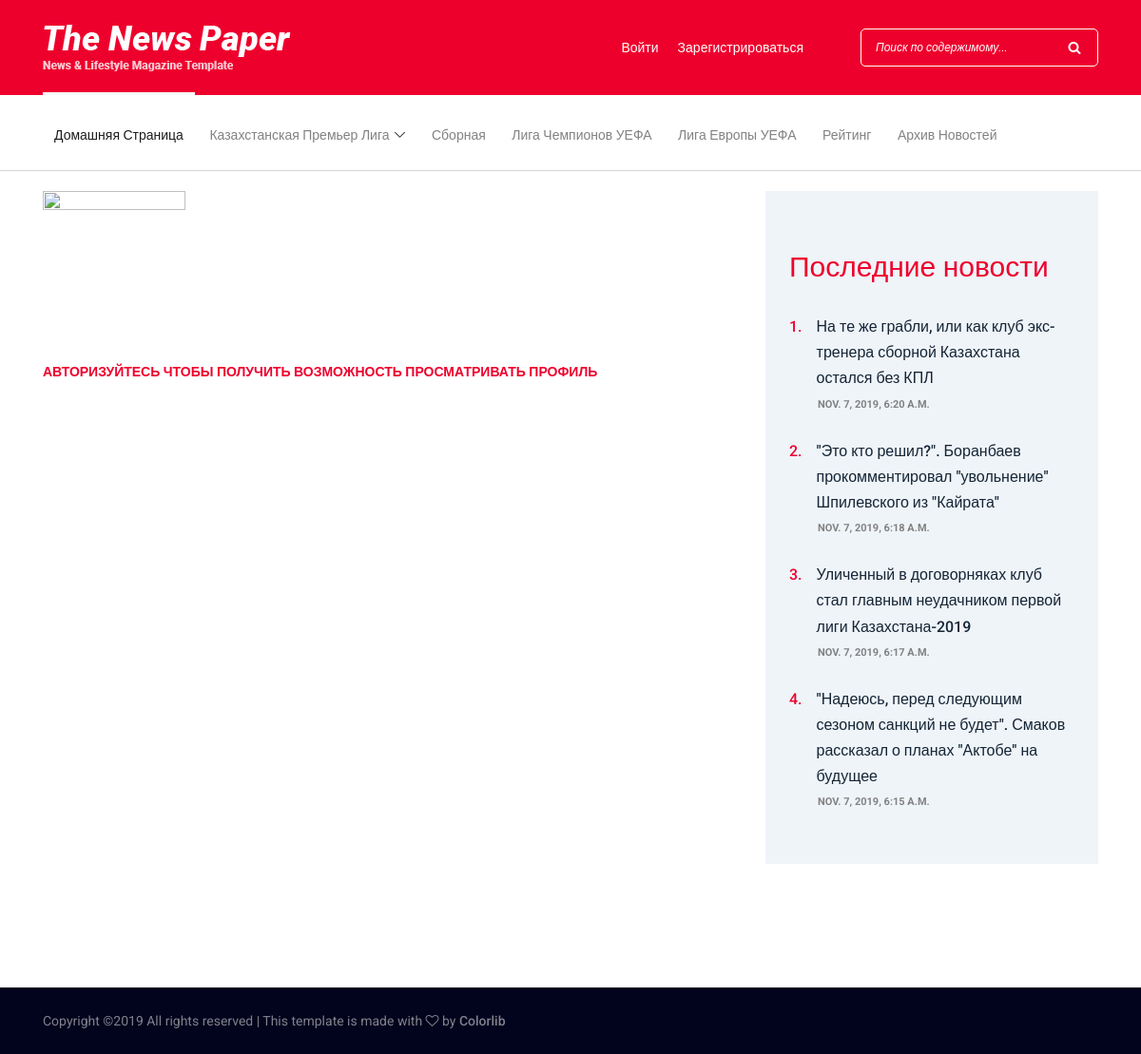
Before: /accounts/profile/ with the older database file.
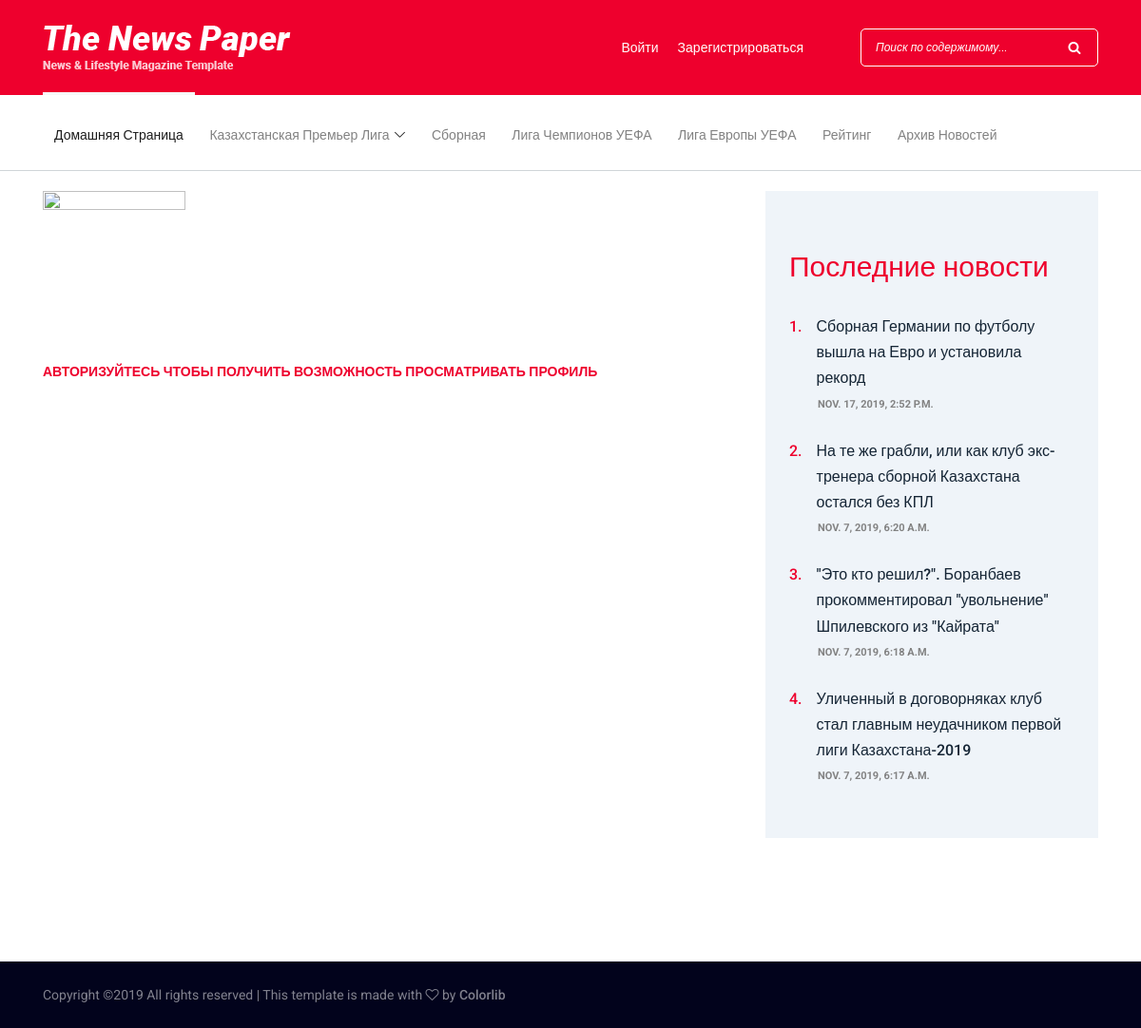
After: the same page with the newer database file.
### Django_App/applications/news/models.py (models this page shows, shortened)
class News(models.Model):
    KPL = 'Казахстанская-премьер лига'  # Kazakhstan premier league
    NAT_TEAM = 'Национальная сборная по футболу'  # National team of Kazakhstan
    UCL = 'Лига чемпионов УЕФА'  # UEFA Champions League
    UEL = 'Лига Европы УЕФА'  # UEFA Europe League
    ANOTHER = 'Другое'  # Another
    TAG_TYPES = [
        (ANOTHER, 'Другое'),
        (KPL, 'Казахстанская-премьер лига'),
        (NAT_TEAM, 'Национальная сборная по футболу'),
        (UCL, 'Лига чемпионов УЕФА'),
        (UEL, 'Лига Европы УЕФА'),
    ]
    news_title = models.CharField('Title of the news', max_length=200)
    news_sh_description = models.CharField('Short description of the news', max_length=800)
    news_content = RichTextUploadingField()
    news_tag = models.CharField(max_length=100, choices=TAG_TYPES, default=ANOTHER)
    publication_date = models.DateTimeField('Date of publication of the news')
    count_of_views = models.IntegerField('Count of views of the news')
    img = models.ImageField(upload_to='images/')

### Django_App/applications/news/views.py (the view)
# urls.py: path('accounts/profile/', views.show_profile, name='profile'),
def show_profile(request):
    latest_news = News.objects.order_by('-publication_date')[:4]
    latest_comments = Comment.objects.order_by('-comment_date')[:4]
    return render(request, 'news/profile.html', {'latest_news': latest_news,
                    'latest_comments': latest_comments})

### templates/news/profile.html (shortened to what the changed rows need)
{% load static %}
<!DOCTYPE html>
<html lang="en">
<head>
    <link rel="stylesheet" href="{% static 'style.css' %}">
</head>
<body>
    <br>
    <div class="blog-area section-padding-0-80">
        <div class="container">
            <div class="row">
                <div class="col-12 col-lg-4">
                    <div class="blog-sidebar-area">
                        <div class="popular-news-widget mb-50">
                            {% if latest_news %}
                                {% for news in latest_news %}
                                    <div class="single-popular-post">
                                        <a href="{% url 'news:one_by_one' news.id %}">
                                            <h6><span>{{ forloop.counter }}.</span> {{ news.news_title }}</h6>
                                        </a>
                                        <p>{{ news.publication_date }}</p>
                                    </div>
                                {% endfor %}
                            {% else %}
                                Пока еще нет последних новостей.
                            {% endif %}
                        </div>
                    </div>
                </div>
            </div>
        </div>
    </div>
</body>
</html>

Changed rows visible on the page:
no longer on this page (row unchanged): News: news_title "\"Надеюсь, перед следующим сезоном санкций не будет\". Смаков рассказал о планах \"Актобе\" на будущее", publication_date "NOV. 7, 2019, 6:15 A.M."
added News: news_title "Сборная Германии по футболу вышла на Евро и установила рекорд", publication_date "NOV. 17, 2019, 2:52 P.M."
